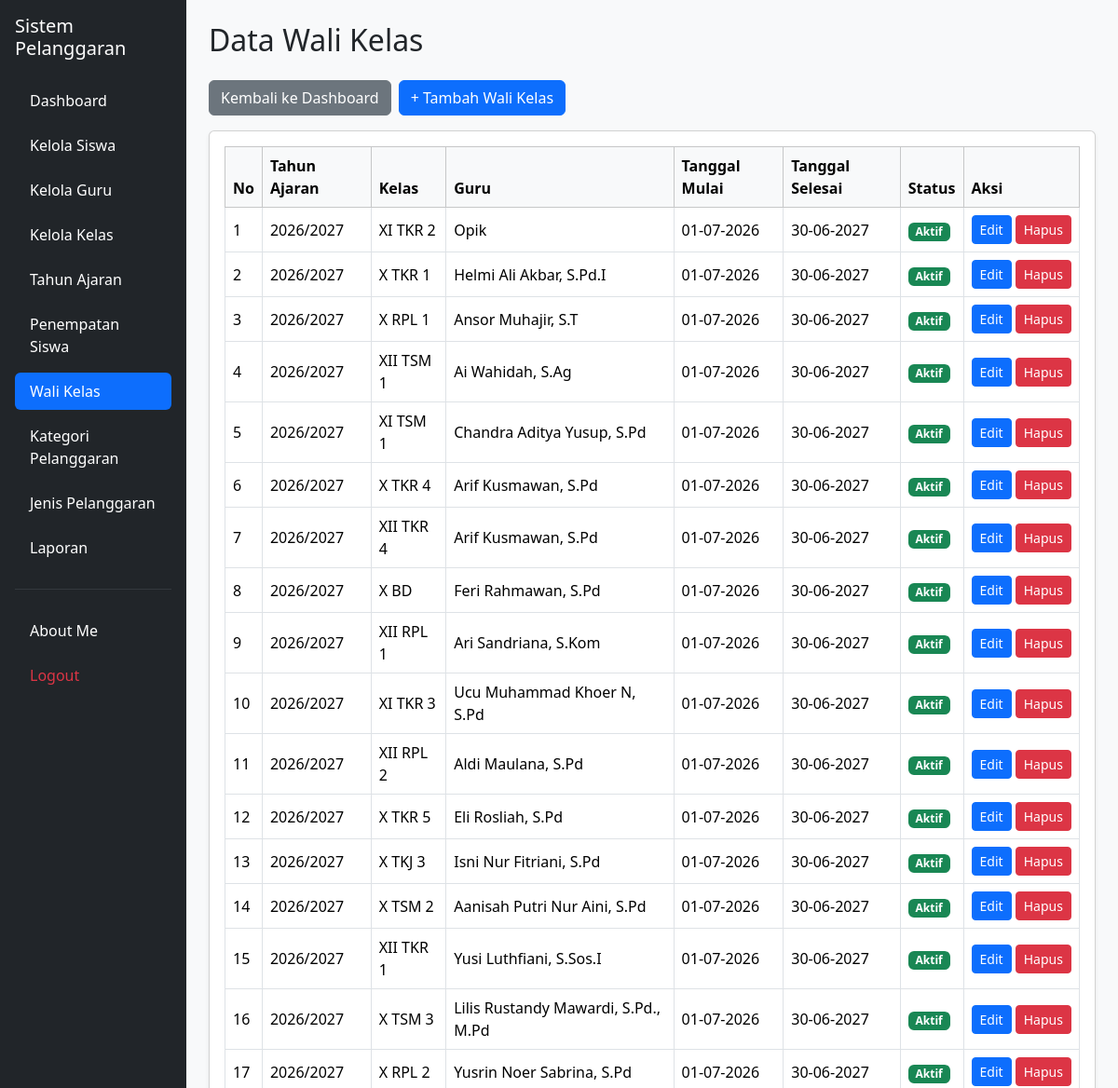
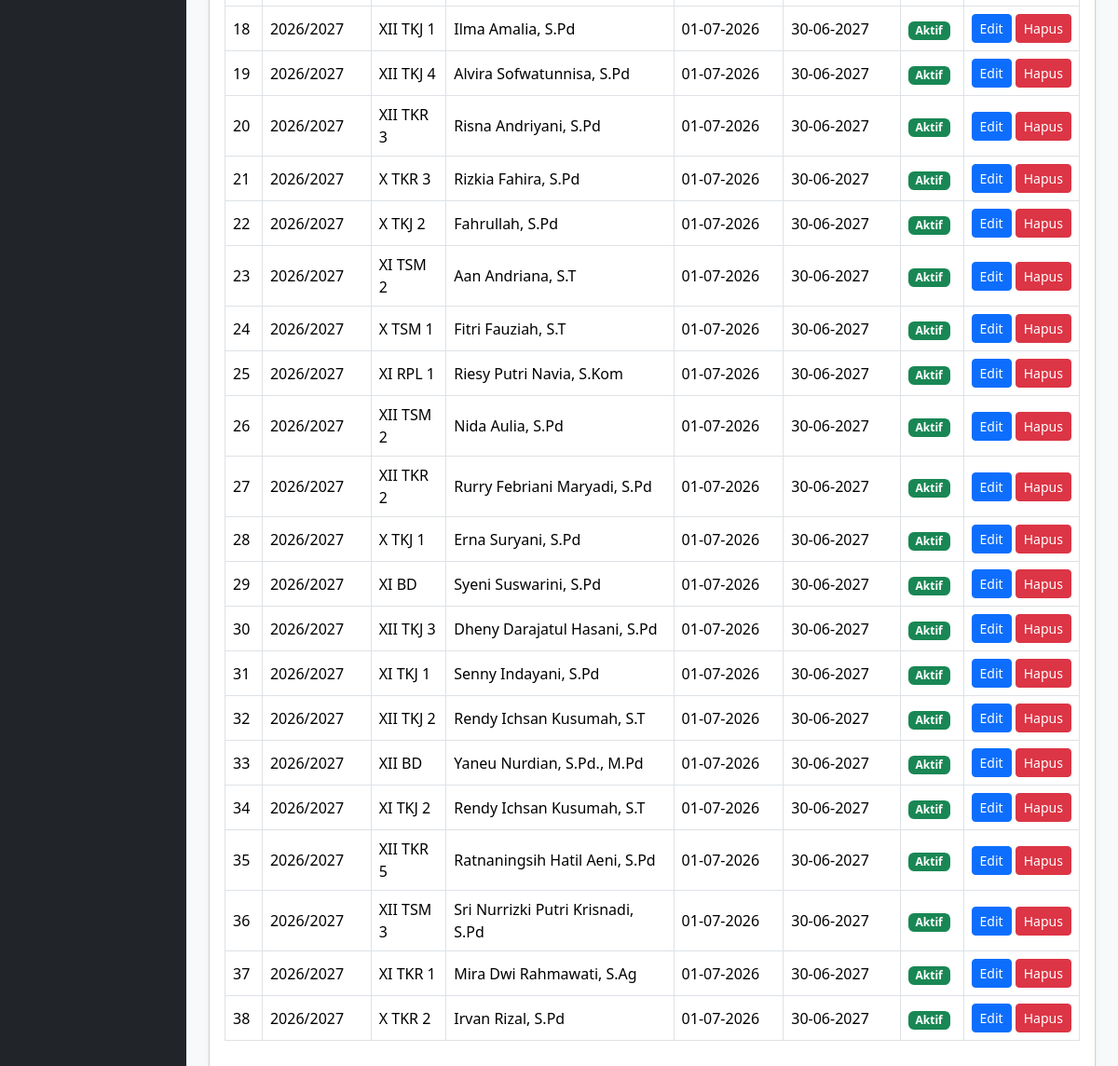
The page /wali_kelas.php (signed in) on the database its author committed (2 pictures, top to bottom).
### tables this page shows
CREATE TABLE `t_wali_kelas` (
  `id` int(11) NOT NULL,
  `tahun_ajaran_id` int(11) NOT NULL,
  `kelas_id` int(11) NOT NULL,
  `guru_id` int(11) NOT NULL,
  `tanggal_mulai` date NOT NULL,
  `tanggal_selesai` date NOT NULL,
  `status_aktif` tinyint(1) NOT NULL,
  `created_at` timestamp NOT NULL DEFAULT current_timestamp(),
  `update_at` timestamp NOT NULL DEFAULT current_timestamp()
);

CREATE TABLE `t_tahun_ajaran` (
  `id` int(11) NOT NULL,
  `nama` varchar(20) NOT NULL,
  `tanggal_mulai` date NOT NULL,
  `tanggal_selesai` date NOT NULL,
  `status_aktif` tinyint(1) NOT NULL,
  `created_at` timestamp NOT NULL DEFAULT current_timestamp(),
  `update_at` timestamp NOT NULL DEFAULT current_timestamp()
);

CREATE TABLE `t_kelas` (
  `id` int(11) NOT NULL,
  `nama` varchar(100) NOT NULL,
  `tingkat` varchar(20) NOT NULL,
  `jurusan` varchar(100) NOT NULL,
  `status_aktif` tinyint(1) NOT NULL,
  `created_at` timestamp NOT NULL DEFAULT current_timestamp(),
  `update_at` timestamp NOT NULL DEFAULT current_timestamp()
);

CREATE TABLE `t_guru` (
  `id` int(11) NOT NULL,
  `nip` varchar(30) NOT NULL,
  `nama` varchar(150) NOT NULL,
  `email` varchar(150) NOT NULL,
  `status_aktif` tinyint(1) NOT NULL,
  `user_id` int(11) NOT NULL,
  `created_at` timestamp NULL DEFAULT current_timestamp(),
  `update_at` timestamp NULL DEFAULT current_timestamp()
);

### wali_kelas.php (the view, shortened to what this page needs)
<?php
include "config/koneksi.php";
$query = "SELECT
            wk.*,
            ta.nama AS nama_tahun_ajaran,
            k.nama AS nama_kelas,
            g.nama AS nama_guru
          FROM t_wali_kelas wk
          LEFT JOIN t_tahun_ajaran ta ON wk.tahun_ajaran_id = ta.id
          LEFT JOIN t_kelas k ON wk.kelas_id = k.id
          LEFT JOIN t_guru g ON wk.guru_id = g.id
          ORDER BY wk.id ASC";
$data = mysqli_query($koneksi, $query);
?>
<!DOCTYPE html>
<html lang="id">
<head>
    <link href="https://cdn.jsdelivr.net/npm/bootstrap@5.3.8/dist/css/bootstrap.min.css"
          rel="stylesheet">
    <link href="https://cdn.datatables.net/2.3.4/css/dataTables.bootstrap5.min.css"
          rel="stylesheet">
</head>
<body class="bg-light">
<div class="container-fluid">
    <div class="row">
        <aside class="col-md-3 col-lg-2 bg-dark text-white p-3 position-fixed top-0 bottom-0 start-0 overflow-auto">
            <h5 class="text-white mb-4">
                Sistem Pelanggaran
            </h5>
            <nav class="nav nav-pills flex-column gap-2">
                <a href="dashboard.php" class="nav-link text-white">
                    Dashboard
                </a>
                <a href="siswa.php" class="nav-link text-white">
                    Kelola Siswa
                </a>
                <a href="guru.php" class="nav-link text-white">
                    Kelola Guru
                </a>
                <a href="kelas.php" class="nav-link text-white">
                    Kelola Kelas
                </a>
                <a href="tahun_ajaran.php" class="nav-link text-white">
                    Tahun Ajaran
                </a>
                <a href="penempatan_siswa.php" class="nav-link text-white">
                    Penempatan Siswa
                </a>
                <a href="wali_kelas.php" class="nav-link active">
                    Wali Kelas
                </a>
                <a href="kategori_pelanggaran.php" class="nav-link text-white">
                    Kategori Pelanggaran
                </a>
                <a href="jenis_pelanggaran.php" class="nav-link text-white">
                    Jenis Pelanggaran
                </a>
                <a href="laporan.php" class="nav-link text-white">
                    Laporan
                </a>
                <hr class="text-secondary">
                <a href="about_me.php" class="nav-link text-white">
                    About Me
                </a>
                <a href="logout.php"
                   class="nav-link text-danger"
                   onclick="return confirm('Yakin ingin logout?')">
                    Logout
                </a>
            </nav>
        </aside>
        <main class="col-md-9 col-lg-10 p-4 offset-md-3 offset-lg-2">
            <h2 class="mb-4">Data Wali Kelas</h2>
            <div class="d-flex flex-wrap gap-2 mb-3">
                <a href="dashboard.php" class="btn btn-secondary">
                    Kembali ke Dashboard
                </a>
                <a href="tambah_wali_kelas.php" class="btn btn-primary">
                    + Tambah Wali Kelas
                </a>
            </div>
            <div class="card shadow-sm">
                <div class="card-body">
                    <div class="table-responsive">
                        <table id="tabelWaliKelas"
                               class="table table-bordered table-hover align-middle">
                            <thead class="table-light">
                                <tr>
                                    <th>No</th>
                                    <th>Tahun Ajaran</th>
                                    <th>Kelas</th>
                                    <th>Guru</th>
                                    <th>Tanggal Mulai</th>
                                    <th>Tanggal Selesai</th>
                                    <th>Status</th>
                                    <th>Aksi</th>
                                </tr>
                            </thead>
                            <tbody>
                            <?php
                            $no = 1;
                            if (mysqli_num_rows($data) > 0) {
                                while ($row = mysqli_fetch_assoc($data)) {
                            ?>
                                <tr>
                                    <td><?= $no++; ?></td>
                                    <td>
                                        <?= htmlspecialchars($row['nama_tahun_ajaran'] ?? '-'); ?>
                                    </td>
                                    <td>
                                        <?= htmlspecialchars($row['nama_kelas'] ?? '-'); ?>
                                    </td>
                                    <td>
                                        <?= htmlspecialchars($row['nama_guru'] ?? '-'); ?>
                                    </td>
                                    <td>
                                        <?= !empty($row['tanggal_mulai'])
                                            ? date('d-m-Y', strtotime($row['tanggal_mulai']))
                                            : '-'; ?>
                                    </td>
                                    <td>
                                        <?= !empty($row['tanggal_selesai'])
                                            ? date('d-m-Y', strtotime($row['tanggal_selesai']))
                                            : '-'; ?>
                                    </td>
                                    <td>
                                        <?php if ((int)($row['status_aktif'] ?? 0) === 1) { ?>
                                            <span class="badge bg-success">
                                                Aktif
                                            </span>
                                        <?php } else { ?>
                                            <span class="badge bg-secondary">
                                                Tidak Aktif
                                            </span>
                                        <?php } ?>
                                    </td>
                                    <td class="text-nowrap">
                                        <a href="edit_wali_kelas.php?id=<?= (int)$row['id']; ?>"
                                           class="btn btn-primary btn-sm">
                                            Edit
                                        </a>
                                        <a href="hapus_wali_kelas.php?id=<?= (int)$row['id']; ?>"
                                           class="btn btn-danger btn-sm"
                                           onclick="return confirm('Yakin ingin menghapus data wali kelas ini?')">
                                            Hapus
                                        </a>
                                    </td>
                                </tr>
                            <?php
                                }
                            } ?>
                            </tbody>
                        </table>
                    </div>
                </div>
            </div>
        </main>
    </div>
</div>
</body>
</html>

### rows shown on the page
t_wali_kelas: tahun_ajaran.nama "2026/2027", kelas.nama "XI TKR 2", guru.nama "Opik", tanggal_mulai "01-07-2026", tanggal_selesai "30-06-2027", status_aktif "Aktif"
t_wali_kelas: tahun_ajaran.nama "2026/2027", kelas.nama "X TKR 1", guru.nama "Helmi Ali Akbar, S.Pd.I", tanggal_mulai "01-07-2026", tanggal_selesai "30-06-2027", status_aktif "Aktif"
t_wali_kelas: tahun_ajaran.nama "2026/2027", kelas.nama "X RPL 1", guru.nama "Ansor Muhajir, S.T", tanggal_mulai "01-07-2026", tanggal_selesai "30-06-2027", status_aktif "Aktif"
t_wali_kelas: tahun_ajaran.nama "2026/2027", kelas.nama "XII TSM 1", guru.nama "Ai Wahidah, S.Ag", tanggal_mulai "01-07-2026", tanggal_selesai "30-06-2027", status_aktif "Aktif"
t_wali_kelas: tahun_ajaran.nama "2026/2027", kelas.nama "XI TSM 1", guru.nama "Chandra Aditya Yusup, S.Pd", tanggal_mulai "01-07-2026", tanggal_selesai "30-06-2027", status_aktif "Aktif"
t_wali_kelas: tahun_ajaran.nama "2026/2027", kelas.nama "X TKR 4", guru.nama "Arif Kusmawan, S.Pd", tanggal_mulai "01-07-2026", tanggal_selesai "30-06-2027", status_aktif "Aktif"
t_wali_kelas: tahun_ajaran.nama "2026/2027", kelas.nama "XII TKR 4", guru.nama "Arif Kusmawan, S.Pd", tanggal_mulai "01-07-2026", tanggal_selesai "30-06-2027", status_aktif "Aktif"
t_wali_kelas: tahun_ajaran.nama "2026/2027", kelas.nama "X BD", guru.nama "Feri Rahmawan, S.Pd", tanggal_mulai "01-07-2026", tanggal_selesai "30-06-2027", status_aktif "Aktif"
t_wali_kelas: tahun_ajaran.nama "2026/2027", kelas.nama "XII RPL 1", guru.nama "Ari Sandriana, S.Kom", tanggal_mulai "01-07-2026", tanggal_selesai "30-06-2027", status_aktif "Aktif"
t_wali_kelas: tahun_ajaran.nama "2026/2027", kelas.nama "XI TKR 3", guru.nama "Ucu Muhammad Khoer N, S.Pd", tanggal_mulai "01-07-2026", tanggal_selesai "30-06-2027", status_aktif "Aktif"
t_wali_kelas: tahun_ajaran.nama "2026/2027", kelas.nama "XII RPL 2", guru.nama "Aldi Maulana, S.Pd", tanggal_mulai "01-07-2026", tanggal_selesai "30-06-2027", status_aktif "Aktif"
t_wali_kelas: tahun_ajaran.nama "2026/2027", kelas.nama "X TKR 5", guru.nama "Eli Rosliah, S.Pd", tanggal_mulai "01-07-2026", tanggal_selesai "30-06-2027", status_aktif "Aktif"
t_wali_kelas: tahun_ajaran.nama "2026/2027", kelas.nama "X TKJ 3", guru.nama "Isni Nur Fitriani, S.Pd", tanggal_mulai "01-07-2026", tanggal_selesai "30-06-2027", status_aktif "Aktif"
t_wali_kelas: tahun_ajaran.nama "2026/2027", kelas.nama "X TSM 2", guru.nama "Aanisah Putri Nur Aini, S.Pd", tanggal_mulai "01-07-2026", tanggal_selesai "30-06-2027", status_aktif "Aktif"
t_wali_kelas: tahun_ajaran.nama "2026/2027", kelas.nama "XII TKR 1", guru.nama "Yusi Luthfiani, S.Sos.I", tanggal_mulai "01-07-2026", tanggal_selesai "30-06-2027", status_aktif "Aktif"
t_wali_kelas: tahun_ajaran.nama "2026/2027", kelas.nama "X TSM 3", guru.nama "Lilis Rustandy Mawardi, S.Pd., M.Pd", tanggal_mulai "01-07-2026", tanggal_selesai "30-06-2027", status_aktif "Aktif"
t_wali_kelas: tahun_ajaran.nama "2026/2027", kelas.nama "X RPL 2", guru.nama "Yusrin Noer Sabrina, S.Pd", tanggal_mulai "01-07-2026", tanggal_selesai "30-06-2027", status_aktif "Aktif"
t_wali_kelas: tahun_ajaran.nama "2026/2027", kelas.nama "XII TKJ 1", guru.nama "Ilma Amalia, S.Pd", tanggal_mulai "01-07-2026", tanggal_selesai "30-06-2027", status_aktif "Aktif"
t_wali_kelas: tahun_ajaran.nama "2026/2027", kelas.nama "XII TKJ 4", guru.nama "Alvira Sofwatunnisa, S.Pd", tanggal_mulai "01-07-2026", tanggal_selesai "30-06-2027", status_aktif "Aktif"
t_wali_kelas: tahun_ajaran.nama "2026/2027", kelas.nama "XII TKR 3", guru.nama "Risna Andriyani, S.Pd", tanggal_mulai "01-07-2026", tanggal_selesai "30-06-2027", status_aktif "Aktif"
t_wali_kelas: tahun_ajaran.nama "2026/2027", kelas.nama "X TKR 3", guru.nama "Rizkia Fahira, S.Pd", tanggal_mulai "01-07-2026", tanggal_selesai "30-06-2027", status_aktif "Aktif"
t_wali_kelas: tahun_ajaran.nama "2026/2027", kelas.nama "X TKJ 2", guru.nama "Fahrullah, S.Pd", tanggal_mulai "01-07-2026", tanggal_selesai "30-06-2027", status_aktif "Aktif"
t_wali_kelas: tahun_ajaran.nama "2026/2027", kelas.nama "XI TSM 2", guru.nama "Aan Andriana, S.T", tanggal_mulai "01-07-2026", tanggal_selesai "30-06-2027", status_aktif "Aktif"
t_wali_kelas: tahun_ajaran.nama "2026/2027", kelas.nama "X TSM 1", guru.nama "Fitri Fauziah, S.T", tanggal_mulai "01-07-2026", tanggal_selesai "30-06-2027", status_aktif "Aktif"
t_wali_kelas: tahun_ajaran.nama "2026/2027", kelas.nama "XI RPL 1", guru.nama "Riesy Putri Navia, S.Kom", tanggal_mulai "01-07-2026", tanggal_selesai "30-06-2027", status_aktif "Aktif"
t_wali_kelas: tahun_ajaran.nama "2026/2027", kelas.nama "XII TSM 2", guru.nama "Nida Aulia, S.Pd", tanggal_mulai "01-07-2026", tanggal_selesai "30-06-2027", status_aktif "Aktif"
t_wali_kelas: tahun_ajaran.nama "2026/2027", kelas.nama "XII TKR 2", guru.nama "Rurry Febriani Maryadi, S.Pd", tanggal_mulai "01-07-2026", tanggal_selesai "30-06-2027", status_aktif "Aktif"
t_wali_kelas: tahun_ajaran.nama "2026/2027", kelas.nama "X TKJ 1", guru.nama "Erna Suryani, S.Pd", tanggal_mulai "01-07-2026", tanggal_selesai "30-06-2027", status_aktif "Aktif"
t_wali_kelas: tahun_ajaran.nama "2026/2027", kelas.nama "XI BD", guru.nama "Syeni Suswarini, S.Pd", tanggal_mulai "01-07-2026", tanggal_selesai "30-06-2027", status_aktif "Aktif"
t_wali_kelas: tahun_ajaran.nama "2026/2027", kelas.nama "XII TKJ 3", guru.nama "Dheny Darajatul Hasani, S.Pd", tanggal_mulai "01-07-2026", tanggal_selesai "30-06-2027", status_aktif "Aktif"
t_wali_kelas: tahun_ajaran.nama "2026/2027", kelas.nama "XI TKJ 1", guru.nama "Senny Indayani, S.Pd", tanggal_mulai "01-07-2026", tanggal_selesai "30-06-2027", status_aktif "Aktif"
t_wali_kelas: tahun_ajaran.nama "2026/2027", kelas.nama "XII TKJ 2", guru.nama "Rendy Ichsan Kusumah, S.T", tanggal_mulai "01-07-2026", tanggal_selesai "30-06-2027", status_aktif "Aktif"
t_wali_kelas: tahun_ajaran.nama "2026/2027", kelas.nama "XII BD", guru.nama "Yaneu Nurdian, S.Pd., M.Pd", tanggal_mulai "01-07-2026", tanggal_selesai "30-06-2027", status_aktif "Aktif"
t_wali_kelas: tahun_ajaran.nama "2026/2027", kelas.nama "XI TKJ 2", guru.nama "Rendy Ichsan Kusumah, S.T", tanggal_mulai "01-07-2026", tanggal_selesai "30-06-2027", status_aktif "Aktif"
t_wali_kelas: tahun_ajaran.nama "2026/2027", kelas.nama "XII TKR 5", guru.nama "Ratnaningsih Hatil Aeni, S.Pd", tanggal_mulai "01-07-2026", tanggal_selesai "30-06-2027", status_aktif "Aktif"
t_wali_kelas: tahun_ajaran.nama "2026/2027", kelas.nama "XII TSM 3", guru.nama "Sri Nurrizki Putri Krisnadi, S.Pd", tanggal_mulai "01-07-2026", tanggal_selesai "30-06-2027", status_aktif "Aktif"
t_wali_kelas: tahun_ajaran.nama "2026/2027", kelas.nama "XI TKR 1", guru.nama "Mira Dwi Rahmawati, S.Ag", tanggal_mulai "01-07-2026", tanggal_selesai "30-06-2027", status_aktif "Aktif"
t_wali_kelas: tahun_ajaran.nama "2026/2027", kelas.nama "X TKR 2", guru.nama "Irvan Rizal, S.Pd", tanggal_mulai "01-07-2026", tanggal_selesai "30-06-2027", status_aktif "Aktif"
